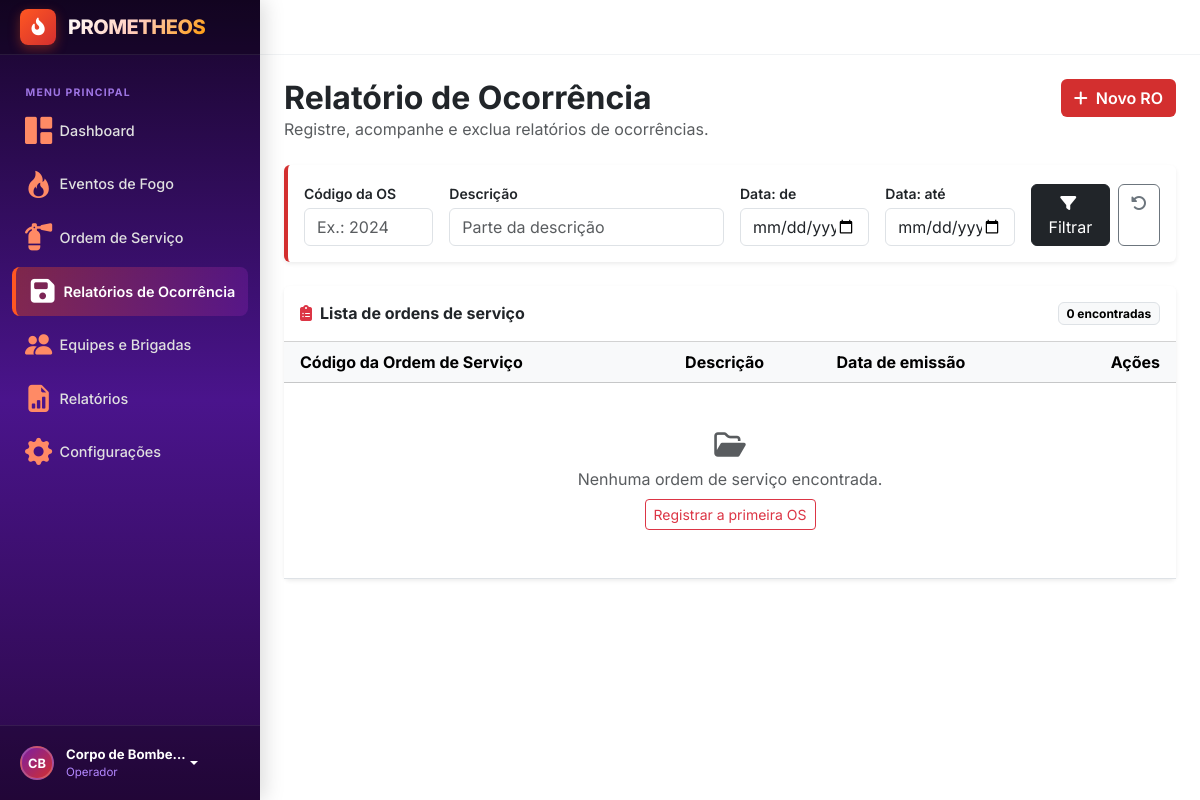
Page /relatorioOcorrencia/ on the earlier database version.
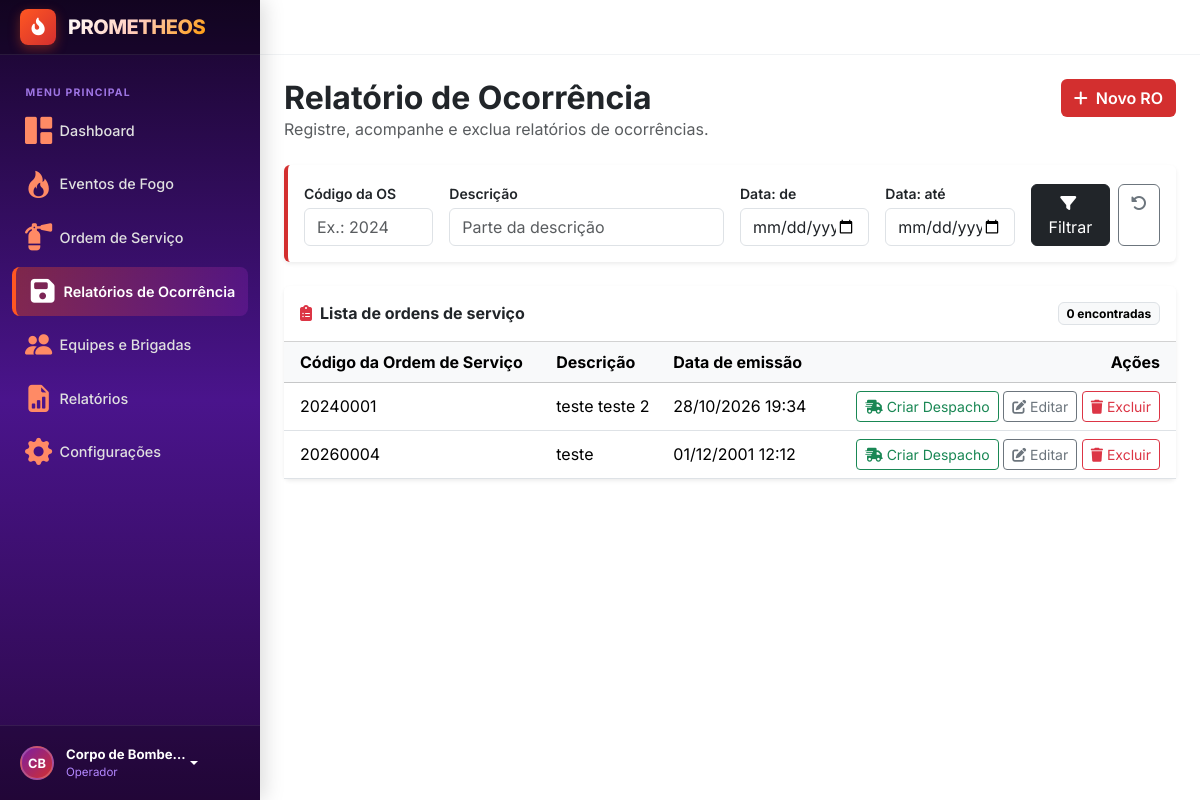
Same page on the later database version.
### evento_fogo/models.py (models this page shows, shortened)
class RelatorioOcorrencia(models.Model):
    id = models.IntegerField(primary_key=True)
    id_os = models.ForeignKey(OrdemServico, on_delete=models.CASCADE)
    data = models.DateTimeField()
    descricao = models.CharField(max_length=200)
    def codigoOS(self):
           if self.id_os:
                  return self.id_os.codigoFogo
           return None

class OrdemServico(models.Model):
    id = models.IntegerField(primary_key=True)
    id_evento_fogo = models.OneToOneField(EventoFogo, on_delete=models.CASCADE)
    data_emissao = models.DateTimeField()
    estatus = models.CharField(choices=Estatus, default=Estatus.ABERTA)
    @property
    def codigoFogo(self):
           if self.id_evento_fogo:
                  return self.id_evento_fogo.codigo
           return None

class EventoFogo(models.Model):
    codigo = models.IntegerField()
    id = models.IntegerField(primary_key=True)
    data_registro = models.DateTimeField()
    longitude = models.IntegerField()
    latitude = models.IntegerField()
    class estatus(models.TextChoices):
        ABERTO = "ABERTO"
        COMBATE = "COMBATE"
        ENCERRADO = "ENCERRADO"
    estatus = models.CharField(choices=estatus, default=estatus.ABERTO)
    descricao = models.CharField(max_length=200)

### evento_fogo/views.py (the view)
# urls.py: path('relatorioOcorrencia/', fogoViews.relatorioOcorrencia, name='relatorioOcorrencia'),
def relatorioOcorrencia(request):
    relatorios = RelatorioOcorrencia.objects.all().order_by("-data")
    filtros = {
        "codigo_os" : request.GET.get("codigo_os", ""),
        "descricao" : request.GET.get("descricao", ""),
        "data_inicio" : request.GET.get("data_inicio", ""),
        "data_fim" : request.GET.get("data_fim", "")
    }
    if filtros["codigo_os"]:
        relatorios = relatorios.filter(id_os__codigoFogo=filtros["codigo_os"])
    if filtros["descricao"]:
        relatorios = relatorios.filter(descricao__icontains=filtros["descricao"])
    if filtros["data_inicio"]:
        relatorios = relatorios.filter(data_registro__date__gte=filtros["data_inicio"])
    if filtros["data_fim"]:
        relatorios = relatorios.filter(data_registro__date__lte=filtros["data_fim"])
    contexto = {
        "relatorios" : relatorios,
        "filtros" : filtros,
    }
    return render(request, 'evento_fogo/relatorioOcorrencia.html', contexto)

### templates/evento_fogo/relatorioOcorrencia.html (shortened to what the changed rows need)
{% extends "layout.html" %}
{% block content %}
<div class="d-flex flex-wrap align-items-start justify-content-between gap-3 mb-4">
    <div>
        <h1 class="h2 fw-bold mb-0">Relatório de Ocorrência</h1>
    </div>
</div>
<div class="card border-0 shadow-sm">
    <div class="card-header bg-white d-flex align-items-center justify-content-between py-3">
        <h2 class="h6 fw-bold mb-0">
            <i class="fa-solid fa-clipboard-list text-danger me-2"></i>Lista de ordens de serviço
        </h2>
    </div>
    <div class="table-responsive">
        <table class="table table-hover align-middle mb-0">
            <thead class="table-light">
                <tr>
                    <th scope="col" class="ps-3">Código da Ordem de Serviço</th>
                    <th scope="col">Descrição</th>
                    <th scope="col">Data de emissão</th>
                    <th scope="col" class="text-end pe-3">Ações</th>
                </tr>
            </thead>
            <tbody>
                {% for relatorio in relatorios %}
                <tr>
                    <td class="ps-3">{{ relatorio.codigoOS }}</td>
                    <td>{{ relatorio.descricao|truncatechars:60 }}</td>
                    <td>{{ relatorio.data|date:"d/m/Y H:i" }}</td>
                    <td class="text-end pe-3 text-nowrap">
                        <a href="#" class="btn btn-sm btn-outline-success"
                           title="Criar despacho" aria-label="Criar despacho para a OS {{ ordem.id }}">
                            <i class="fa-solid fa-truck-fast"></i> Criar Despacho
                        </a>
                        <a href="{% url 'editaRelatorioOcorrencia' relatorio.id %}" class="btn btn-sm btn-outline-secondary"
                           title="Editar" aria-label="Editar OS {{ relatorio.id }}">
                            <i class="fa-solid fa-pen-to-square"></i> Editar
                        </a>
                        <a href="{% url 'excluirRelatorioOcorrencia' relatorio.id %}" class="btn btn-sm btn-outline-danger"
                           onclick="return confirm('Excluir o Relatorio de Ocorrência?');"
                           title="Excluir" aria-label="Excluir RO {{ relatorio.id }}">
                            <i class="fa-solid fa-trash"></i> Excluir
                        </a>
                    </td>
                </tr>
                {% empty %}
                <tr>
                    <td colspan="4" class="text-center text-muted py-5">
                        <i class="fa-regular fa-folder-open fs-3 d-block mb-2"></i>
                        Nenhuma ordem de serviço encontrada.
                        <div class="mt-2">
                            <a href="{% url 'adicionaRelatorioOcorrencia' %}" class="btn btn-sm btn-outline-danger">Registrar a primeira OS</a>
                        </div>
                    </td>
                </tr>
                {% endfor %}
            </tbody>
        </table>
    </div>
</div>
{% endblock %}

Differences in the rows shown:
added RelatorioOcorrencia: codigoOS "20240001", descricao "teste teste 2", data "28/10/2026 19:34"
added RelatorioOcorrencia: codigoOS "20260004", descricao "teste", data "01/12/2001 12:12"
Other differences:
text no longer shown: "Nenhuma ordem de serviço encontrada. Registrar a primeira OS"
